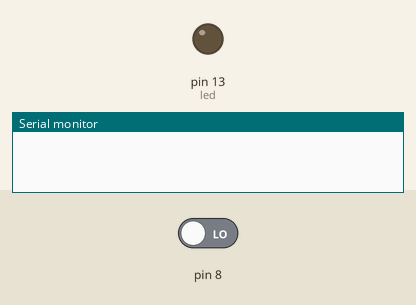
The sketch below on a simulated Arduino Uno, built with avr-gcc and run on an emulated ATmega328P. Shown: output pins drawn as LEDs (lit = HIGH), the last lines printed to the serial monitor. Inputs (shaded band) come from the test bench; at power-on: pin 8 LOW.

Above: at 1.2 s.
1.3 s: pin 8 driven HIGH
At 2.3 s:
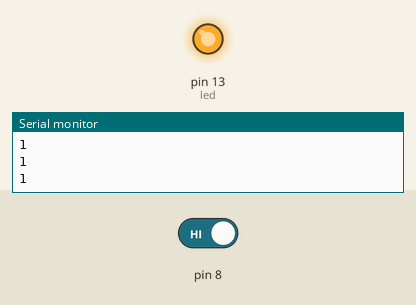
Timing chart, 0 to 4.3 s (numbered marks = the images above; inputs shaded):
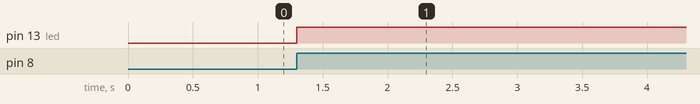

The sketch:

_2016_09_12.ino
```cpp
const int led=13;
void setup() {
  // put your setup code here, to run once:
pinMode(led,OUTPUT);
Serial.begin(9600);

}

void loop() {
  // put your main code here, to run repeatedly:
const int sensor = digitalRead(8);
if(sensor==HIGH){
  digitalWrite(led, HIGH);
  Serial.println(sensor);
  delay(10);
}
}
```

Measured:
- after the input at 1.3 s, pin 13 (led): LOW → HIGH at once
